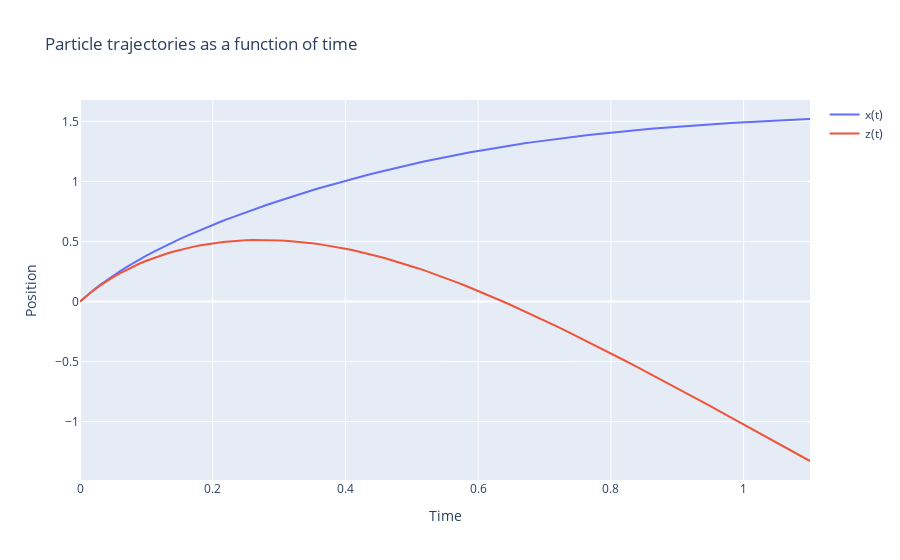

The cell this chart's notebook holds for it:
### Code cell
# plotly
import plotly.graph_objects as go
fig = go.Figure()
fig.add_trace(go.Scatter(x=t, y=u[:, 0], mode='lines', name='x(t)'))
fig.add_trace(go.Scatter(x=t, y=u[:, 2], mode='lines', name='z(t)'))
fig.update_layout(title='Particle trajectories as a function of time',
                  xaxis_title='Time',
                  yaxis_title='Position')
# disable select zoom and pan
fig.show(config={'scrollZoom': False, 'displayModeBar': False})
